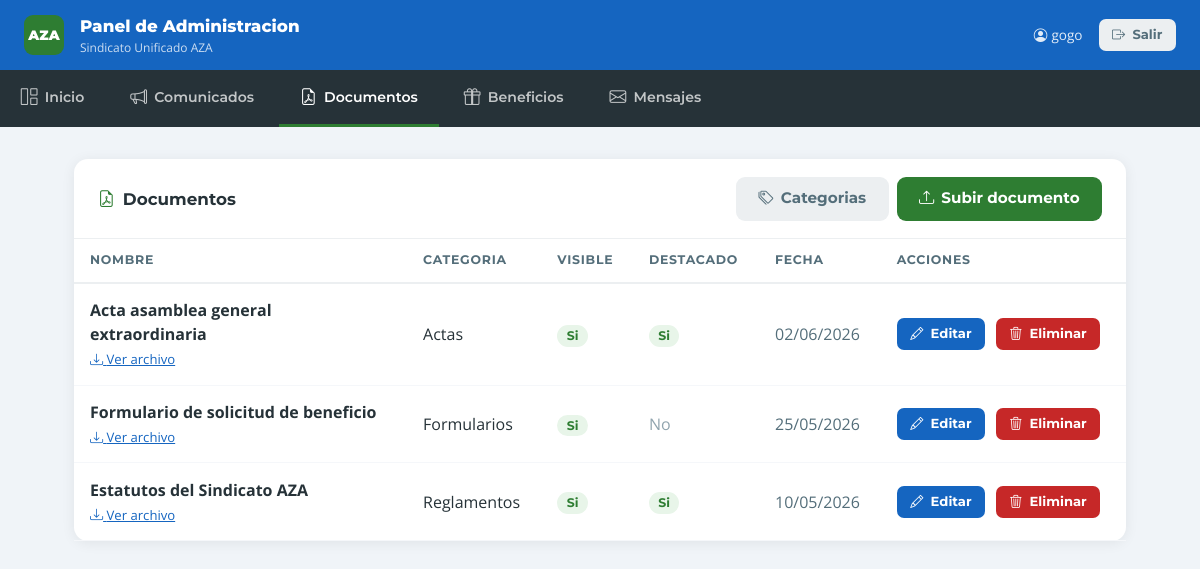
/panel/documentos/ (signed in), run on the app's committed database.
### apps/documentos/models.py (models this page shows, shortened)
class Documento(models.Model):
    categoria = models.ForeignKey(
        CategoriaDocumento,
        on_delete=models.PROTECT,
        related_name="documentos",
        verbose_name="categoria",
    )
    titulo = models.CharField("titulo", max_length=180)
    slug = models.SlugField("slug", max_length=200, unique=True, blank=True)
    archivo = models.FileField("archivo", upload_to=documento_upload_to)
    descripcion = models.CharField("descripcion", max_length=300, blank=True)
    publico = models.BooleanField("publico", default=True)
    destacado = models.BooleanField("destacado", default=False)
    fecha = models.DateField("fecha", default=timezone.localdate)
    created_at = models.DateTimeField("creado", auto_now_add=True)
    updated_at = models.DateTimeField("actualizado", auto_now=True)
    class Meta:
        verbose_name = "documento"
        verbose_name_plural = "documentos"
        ordering = ["-fecha", "titulo"]

class CategoriaDocumento(models.Model):
    nombre = models.CharField("nombre", max_length=100, unique=True)
    slug = models.SlugField("slug", max_length=120, unique=True, blank=True)
    descripcion = models.CharField("descripcion", max_length=180, blank=True)
    activo = models.BooleanField("activa", default=True)
    created_at = models.DateTimeField("creada", auto_now_add=True)
    class Meta:
        verbose_name = "categoria de documento"
        verbose_name_plural = "categorias de documentos"
        ordering = ["nombre"]
    def __str__(self):
        return self.nombre

### apps/panel/views.py (the view)
# urls.py: path("documentos/", views.documentos_list, name="documentos_list"),
@staff_required
def documentos_list(request):
    qs = Documento.objects.select_related("categoria").order_by("-fecha")
    return render(request, "panel/documentos/list.html", {**base_ctx(), "documentos": qs})

### apps/core/context_processors.py (called while the page is built)
def site_configuration(request):
    return {
        "site_configuration": SiteConfiguration.get_solo(),
    }

### apps/panel/views.py (called while the page is built)
def staff_required(view_func):
    @wraps(view_func)
    def wrapper(request, *args, **kwargs):
        if not request.user.is_authenticated:
            return redirect(f"/panel/login/?next={request.path}")
        if not request.user.is_staff:
            return redirect("/panel/login/")
        return view_func(request, *args, **kwargs)
    return wrapper

def base_ctx():
    return {"mensajes_sin_leer": MensajeContacto.objects.filter(leido=False).count()}

### apps/siteconfig/models.py (called while the page is built)
    @classmethod
    def get_solo(cls):
        return cls.objects.first()

### templates/panel/documentos/list.html (shortened to what this page needs)
{% extends "panel/base_panel.html" %}
{% block content %}
<div class="p-card">
    <div class="p-card-header">
        <h1 class="p-card-title"><i class="bi bi-file-earmark-pdf me-2" style="color:#2E7D32;"></i>Documentos</h1>
        <div style="display:flex;gap:0.5rem;flex-wrap:wrap;">
            <a href="{% url 'panel:categorias_documento' %}" class="btn-p-gris">
                <i class="bi bi-tags"></i>Categorias
            </a>
            <a href="{% url 'panel:documentos_create' %}" class="btn-p-verde">
                <i class="bi bi-upload"></i>Subir documento
            </a>
        </div>
    </div>
    <div style="overflow-x:auto;">
        {% if documentos %}
        <table class="p-table">
            <thead>
                <tr>
                    <th>Nombre</th>
                    <th>Categoria</th>
                    <th>Visible</th>
                    <th>Destacado</th>
                    <th>Fecha</th>
                    <th>Acciones</th>
                </tr>
            </thead>
            <tbody>
                {% for d in documentos %}
                <tr>
                    <td style="max-width:320px;">
                        <strong>{{ d.titulo }}</strong>
                        {% if d.archivo %}
                            <br><a href="{{ d.archivo.url }}" target="_blank" style="font-size:0.82rem;color:#1565C0;">
                                <i class="bi bi-download"></i> Ver archivo
                            </a>
                        {% endif %}
                    </td>
                    <td>{{ d.categoria }}</td>
                    <td>
                        {% if d.publico %}<span class="badge-si">Si</span>
                        {% else %}<span class="badge-no">No</span>{% endif %}
                    </td>
                    <td>
                        {% if d.destacado %}<span class="badge-si">Si</span>
                        {% else %}<span style="color:#90A4AE;">No</span>{% endif %}
                    </td>
                    <td style="white-space:nowrap;color:#546E7A;">{{ d.fecha|date:"d/m/Y" }}</td>
                    <td class="acciones">
                        <a href="{% url 'panel:documentos_edit' d.pk %}" class="btn-p-azul btn-p-sm">
                            <i class="bi bi-pencil"></i>Editar
                        </a>
                        <a href="{% url 'panel:documentos_delete' d.pk %}" class="btn-p-rojo btn-p-sm" style="margin-left:0.4rem;">
                            <i class="bi bi-trash3"></i>Eliminar
                        </a>
                    </td>
                </tr>
                {% endfor %}
            </tbody>
        </table>
        {% endif %}
    </div>
</div>
{% endblock %}

### templates/panel/base_panel.html (shortened to what this page needs)
<!doctype html>
<html lang="es">
<head>
    <link href="https://cdn.jsdelivr.net/npm/bootstrap@5.3.3/dist/css/bootstrap.min.css" rel="stylesheet">
    <link rel="stylesheet" href="https://cdn.jsdelivr.net/npm/bootstrap-icons@1.11.3/font/bootstrap-icons.min.css">
</head>
<body>
<div class="p-header">
    <div class="d-flex align-items-center gap-3">
        <div class="p-brand-badge">AZA</div>
        <div>
            <div class="p-brand-name">Panel de Administracion</div>
            <div class="p-brand-sub">Sindicato Unificado AZA</div>
        </div>
    </div>
    <div class="d-flex align-items-center gap-3">
        <span class="p-user d-none d-sm-inline">
            <i class="bi bi-person-circle me-1"></i>{{ request.user.get_full_name|default:request.user.username }}
        </span>
        <form method="post" action="{% url 'panel:logout' %}" style="display:inline;">
            <button type="submit" class="btn-p-gris btn-p-sm">
                <i class="bi bi-box-arrow-right"></i>Salir
            </button>
        </form>
    </div>
</div>
<nav class="p-nav">
    <a href="{% url 'panel:dashboard' %}" class="{% if request.resolver_match.url_name == 'dashboard' %}activo{% endif %}">
        <i class="bi bi-grid-1x2"></i>Inicio
    </a>
    <a href="{% url 'panel:comunicados_list' %}" class="{% if 'comunicado' in request.resolver_match.url_name %}activo{% endif %}">
        <i class="bi bi-megaphone"></i>Comunicados
    </a>
    <a href="{% url 'panel:documentos_list' %}" class="{% if 'documento' in request.resolver_match.url_name %}activo{% endif %}">
        <i class="bi bi-file-earmark-pdf"></i>Documentos
    </a>
    <a href="{% url 'panel:beneficios_list' %}" class="{% if 'beneficio' in request.resolver_match.url_name %}activo{% endif %}">
        <i class="bi bi-gift"></i>Beneficios
    </a>
    <a href="{% url 'panel:mensajes_list' %}" class="{% if 'mensaje' in request.resolver_match.url_name %}activo{% endif %}">
        <i class="bi bi-envelope"></i>Mensajes
    </a>
</nav>
<div class="p-content">
    {% block content %}{% endblock %}
</div>
</body>
</html>

### templates/panel/base_panel.html (style rules this page uses)
body { font-family: 'Open Sans', sans-serif; font-size: 17px; background: #F0F4F8; color: #263238; }
.p-header { background: #1565C0; color: #fff; padding: 0.85rem 1.5rem; display: flex; align-items: center; justify-content: space-between; }
.p-brand-badge { width: 40px; height: 40px; background: #2E7D32; border-radius: 9px; display: flex; align-items: center; justify-content: center; font-family: 'Montserrat', sans-serif; font-weight: 900; font-size: 0.85rem; color: #fff; flex-shrink: 0; }
.p-brand-name { font-family: 'Montserrat', sans-serif; font-weight: 800; font-size: 1.05rem; }
.p-brand-sub { font-size: 0.75rem; opacity: 0.78; }
.p-user { font-size: 0.85rem; opacity: 0.88; }
.p-nav { background: #263238; overflow-x: auto; white-space: nowrap; }
.p-nav a { display: inline-flex; align-items: center; gap: 0.45rem; padding: 0.9rem 1.3rem; color: rgba(255,255,255,0.72); text-decoration: none; font-family: 'Montserrat', sans-serif; font-weight: 600; font-size: 0.88rem; border-bottom: 3px solid transparent; transition: color 0.2s, border-color 0.2s; }
.p-nav a.activo { color: #fff; border-bottom-color: #2E7D32; }
.p-nav a i { font-size: 1.05rem; }
.p-content { padding: 2rem 1.5rem; max-width: 1100px; margin: 0 auto; }
.p-card { background: #fff; border-radius: 14px; box-shadow: 0 2px 14px rgba(0,0,0,0.07); margin-bottom: 1.5rem; }
.p-card-header { padding: 1.1rem 1.5rem; border-bottom: 1px solid #ECEFF1; display: flex; align-items: center; justify-content: space-between; flex-wrap: wrap; gap: 0.75rem; }
.p-card-title { font-family: 'Montserrat', sans-serif; font-weight: 700; font-size: 1.05rem; color: #263238; margin: 0; }
.p-table { width: 100%; border-collapse: collapse; }
.p-table th { font-family: 'Montserrat', sans-serif; font-weight: 700; font-size: 0.78rem; text-transform: uppercase; letter-spacing: 0.06em; color: #546E7A; padding: 0.75rem 1rem; border-bottom: 2px solid #ECEFF1; text-align: left; }
.p-table td { padding: 0.9rem 1rem; border-bottom: 1px solid #F5F7FA; vertical-align: middle; font-size: 1rem; }
.p-table .acciones { white-space: nowrap; }
.btn-p-verde { background: #2E7D32; border: none; color: #fff; font-family: 'Montserrat', sans-serif; font-weight: 700; font-size: 0.95rem; padding: 0.65rem 1.4rem; border-radius: 9px; display: inline-flex; align-items: center; gap: 0.45rem; cursor: pointer; text-decoration: none; transition: background 0.2s; }
.btn-p-azul { background: #1565C0; border: none; color: #fff; font-family: 'Montserrat', sans-serif; font-weight: 700; font-size: 0.95rem; padding: 0.65rem 1.4rem; border-radius: 9px; display: inline-flex; align-items: center; gap: 0.45rem; cursor: pointer; text-decoration: none; transition: background 0.2s; }
.btn-p-rojo { background: #C62828; border: none; color: #fff; font-family: 'Montserrat', sans-serif; font-weight: 700; font-size: 0.95rem; padding: 0.65rem 1.4rem; border-radius: 9px; display: inline-flex; align-items: center; gap: 0.45rem; cursor: pointer; text-decoration: none; transition: background 0.2s; }
.btn-p-gris { background: #ECEFF1; border: none; color: #546E7A; font-family: 'Montserrat', sans-serif; font-weight: 700; font-size: 0.95rem; padding: 0.65rem 1.4rem; border-radius: 9px; display: inline-flex; align-items: center; gap: 0.45rem; cursor: pointer; text-decoration: none; transition: background 0.2s; }
.btn-p-sm { padding: 0.38rem 0.85rem; font-size: 0.82rem; border-radius: 7px; }
.badge-si { background: #E8F5E9; color: #2E7D32; border-radius: 50px; padding: 0.28em 0.75em; font-size: 0.78rem; font-weight: 700; font-family: 'Montserrat', sans-serif; }

### data on the page
Documento: titulo "Acta asamblea general extraordinaria", categoria "Actas", publico "Si", destacado "Si", fecha "02/06/2026"
Documento: titulo "Formulario de solicitud de beneficio", categoria "Formularios", publico "Si", destacado "No", fecha "25/05/2026"
Documento: titulo "Estatutos del Sindicato AZA", categoria "Reglamentos", publico "Si", destacado "Si", fecha "10/05/2026"

### other printed values
{{ request.user.get_full_name|default:request.user.username }} "gogo"
